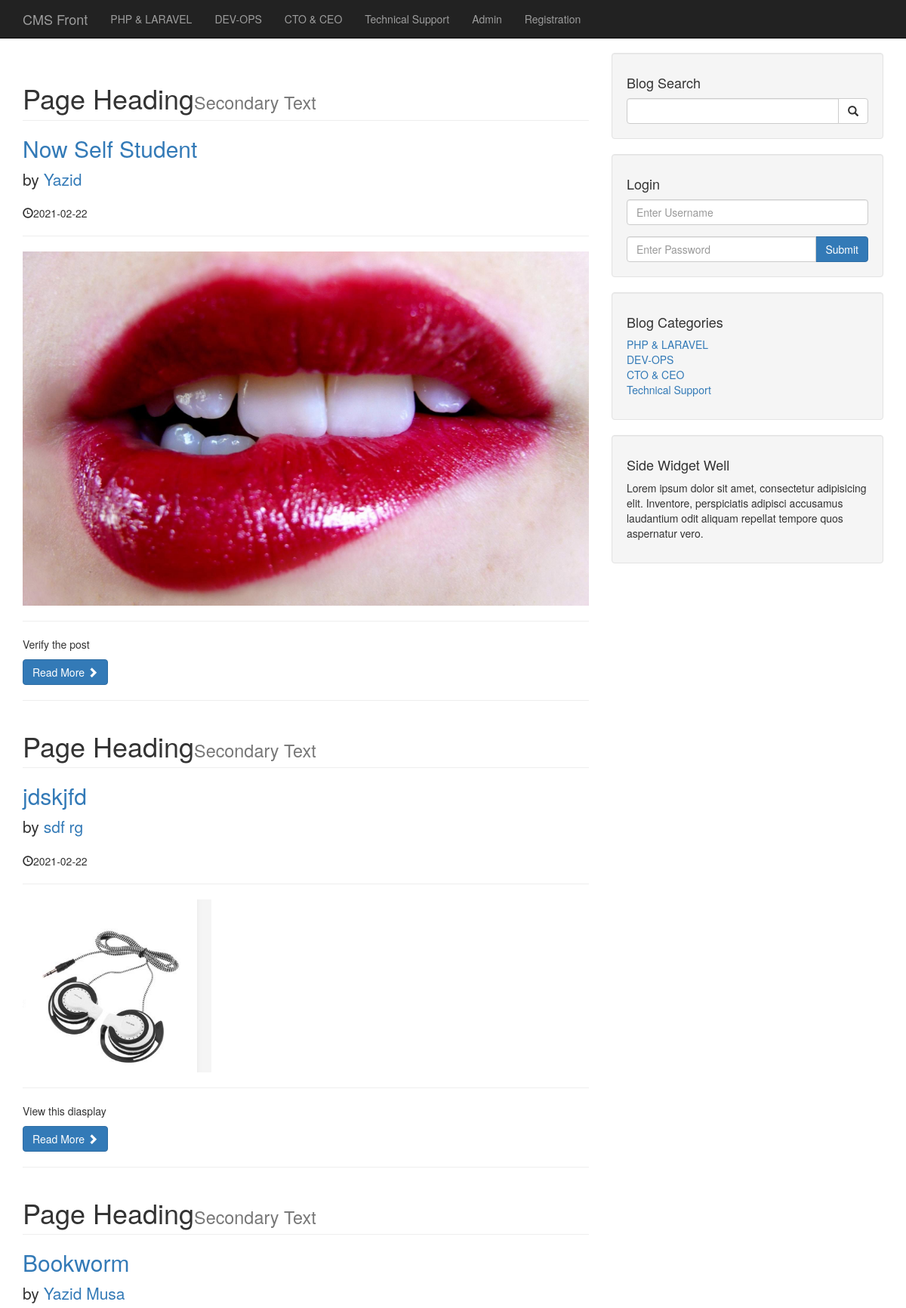
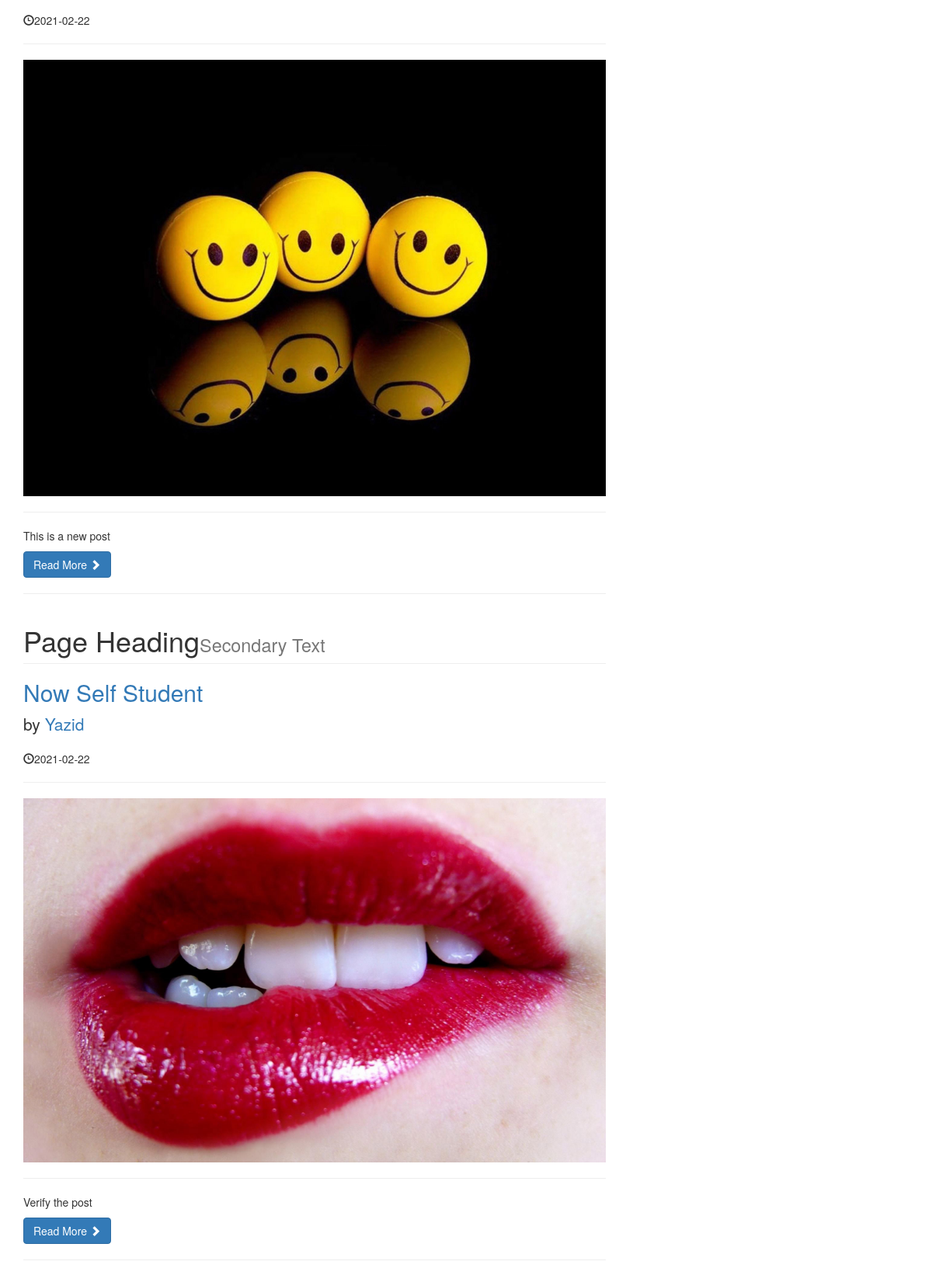
The page / (upper part) on the database its author committed (2 pictures, top to bottom).
### tables this page shows
CREATE TABLE `categories` (
  `cat_id` int(3) NOT NULL,
  `cat_title` varchar(255) NOT NULL
);

CREATE TABLE `posts` (
  `post_id` int(3) NOT NULL,
  `post_category_id` int(3) NOT NULL,
  `post_title` varchar(255) NOT NULL,
  `post_author` varchar(255) NOT NULL,
  `post_date` date NOT NULL,
  `post_image` text NOT NULL,
  `post_content` text NOT NULL,
  `post_tags` varchar(255) NOT NULL,
  `post_comment_count` varchar(11) NOT NULL,
  `post_status` varchar(255) NOT NULL DEFAULT 'draft',
  `post_views_count` int(3) NOT NULL
);

### index.php (the view, shortened to what this page needs)
<?php include("includes/header.php"); ?>
<?php include("includes/db.php"); ?>
    <?php include("includes/navigation.php"); ?>
    <div class="container">
        <div class="row">
            <div class="col-md-8">
                <?php
                    $query = "SELECT * FROM posts";
                    $select_all_posts_query = mysqli_query($connection,$query);
                    while ($row = mysqli_fetch_assoc($select_all_posts_query)) {
                        $post_id = $row['post_id'];
                        $post_title = $row['post_title'];
                        $post_author = $row['post_author'];
                        $post_date = $row['post_date'];
                        $post_image = $row['post_image'];
                        $post_status = $row['post_status'];
                        $post_content = substr($row['post_content'],0,100);
                        if ($post_status !== 'published') {
                            echo "";
                        }
                        else {
                            ?>
                                <h1 class="page-header">Page Heading<small>Secondary Text</small></h1>
                                <h2>
                                    <a href="post.php?p_id=<?php echo $post_id; ?>"><?php echo $post_title; ?></a>
                                </h2>
                                <p class="lead">
                                    by <a href="author_post.php?author=<?php echo $post_author; ?>&p_id=<?php echo $post_id; ?>"><?php echo $post_author; ?></a>
                                </p>
                                <p><span class="glyphicon glyphicon-time"></span><?php echo $post_date; ?></p>
                                <hr>
                                <a href="post.php?p_id=<?php echo $post_id; ?>"><img class="img-responsive" src="images/<?php echo $post_image; ?>" alt="IMAGE">
                                </a>
                                <hr>
                                <p><?php echo $post_content; ?></p>
                                <a class="btn btn-primary" href="post.php?p_id=<?php echo $post_id; ?>">Read More <span class="glyphicon glyphicon-chevron-right"></span></a><hr>
                            <?php
                        }
                    }
                ?>
            </div>
            <?php include("includes/sidebar.php"); ?>
        </div><hr><?php include("includes/footer.php"); ?>

### includes/navigation.php (shortened to what this page needs)
<nav class="navbar navbar-inverse navbar-fixed-top" role="navigation">
        <div class="container">
            <div class="navbar-header">
                <a class="navbar-brand" href="index.php">CMS Front</a>
            </div>
            <div class="collapse navbar-collapse" id="bs-example-navbar-collapse-1">
                <ul class="nav navbar-nav">
                <?php
                    $query = "SELECT * FROM categories";
                    $select_all_categories_query = mysqli_query($connection,$query);
                    while ($row = mysqli_fetch_assoc($select_all_categories_query)) {
                        $cat_title = $row['cat_title'];
                        echo "<li><a href ='#'>{$cat_title}</a></li>";
                    }
                ?>
                     <li>
                        <a href="admin">Admin</a>
                    </li>
                     <li>
                        <a href="registration.php">Registration</a>
                    </li>
                </ul>
            </div>
        </div>
    </nav>

### includes/sidebar.php
<div class="col-md-4">
                <div class="well">
                    <h4>Blog Search</h4>
                    <form action="search.php" method="post">
                        <div class="input-group">
                            <input type="text" class="form-control" name="search">
                            <span class="input-group-btn">
                                <button class="btn btn-default" name="submit" type="submit">
                                    <span class="glyphicon glyphicon-search"></span>
                                </button>
                            </span>
                        </div>
                    </form>
                </div>
                <div class="well">
                    <h4>Login</h4>
                    <form action="includes/login.php" method="post">
                        <div class="form-group">
                            <input type="text" class="form-control" name="username" placeholder="Enter Username">
                        </div>
                        <div class="input-group">
                            <input type="password" class="form-control" name="password" placeholder="Enter Password">
                            <span class="input-group-btn">
                                <button class="btn btn-primary" name="login" type="submit">Submit</button>
                            </span>
                        </div>
                    </form>
                </div>
                <div class="well">
                    <?php
                        $query = "SELECT * FROM categories";
                        $select_categories_sidebar = mysqli_query($connection,$query);
                    ?>
                    <h4>Blog Categories</h4>
                    <div class="row">
                        <div class="col-lg-6">
                            <ul class="list-unstyled">
                                <?php
                                    while ($row = mysqli_fetch_assoc($select_categories_sidebar)) {
                                        $cat_title = $row['cat_title'];
                                        $cat_id = $row['cat_id'];
                                        echo "<li><a href ='category.php?category=$cat_id'>{$cat_title}</a></li>";
                                    }
                                ?>
                            </ul>
                        </div>
                    </div>
                </div>
               <?php include("includes/widget.php"); ?>
            </div>

### css/blog-home.css (style rules this page uses)
body { padding-top: 70px; }

### rows shown on the page
categories: cat_title "PHP & LARAVEL"
categories: cat_title "DEV-OPS"
categories: cat_title "CTO & CEO"
categories: cat_title "Technical Support"
posts: post_title "Now Self Student", post_author "Yazid", post_date "2021-02-22", post_image (picture), post_content "Verify the post"
posts: post_title "jdskjfd", post_author "sdf rg", post_date "2021-02-22", post_image (picture), post_content "View this diasplay"
posts: post_title "Bookworm", post_author "Yazid Musa", post_date "2021-02-22", post_image (picture), post_content "This is a new post"
posts: post_title "Now Self Student", post_author "Yazid", post_date "2021-02-22", post_image (picture), post_content "Verify the post"
